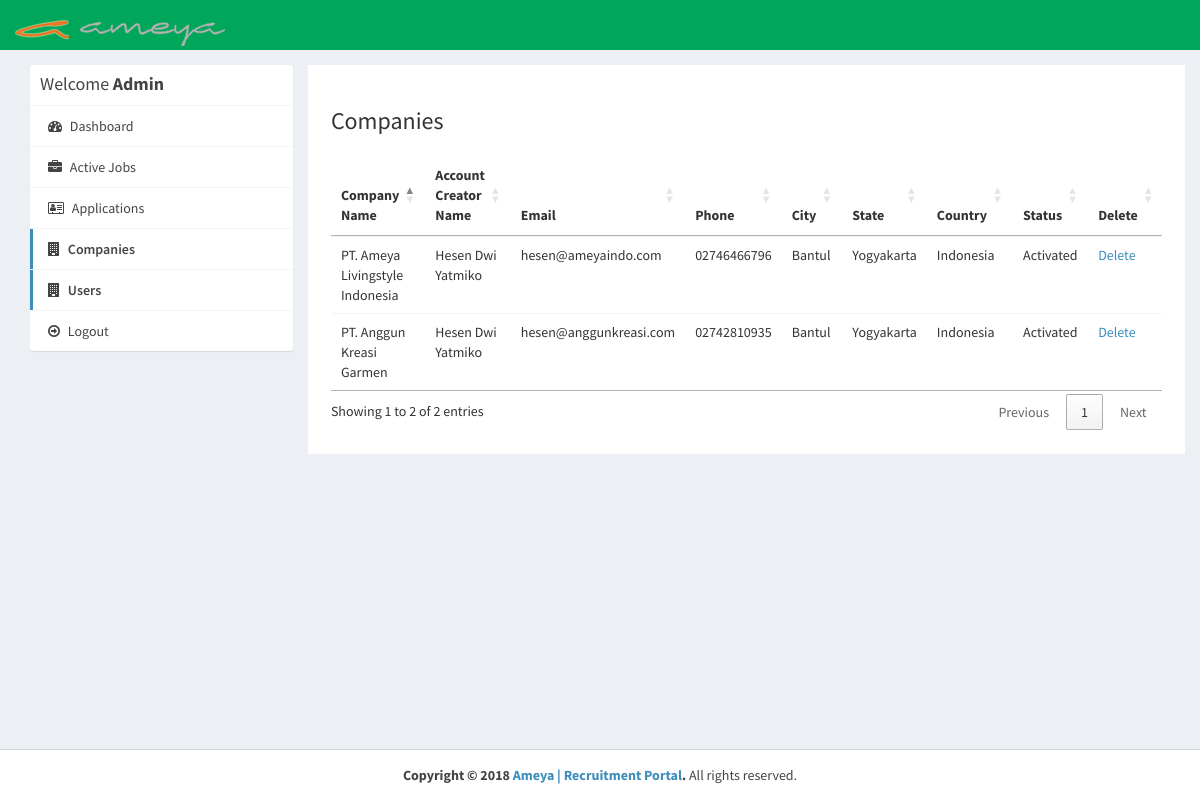
/admin/companies.php (signed in), run on the app's committed database.
### tables this page shows
CREATE TABLE IF NOT EXISTS `company` (
  `id_company` int(11) NOT NULL AUTO_INCREMENT,
  `name` varchar(255) NOT NULL,
  `companyname` varchar(255) NOT NULL,
  `country` varchar(255) NOT NULL,
  `state` varchar(255) NOT NULL,
  `city` varchar(255) NOT NULL,
  `contactno` varchar(255) NOT NULL,
  `website` varchar(255) NOT NULL,
  `email` varchar(255) NOT NULL,
  `password` varchar(255) NOT NULL,
  `aboutme` varchar(255) DEFAULT NULL,
  `logo` varchar(255) NOT NULL,
  `createdAt` timestamp NOT NULL DEFAULT CURRENT_TIMESTAMP,
  `active` int(11) NOT NULL DEFAULT '2',
  PRIMARY KEY (`id_company`),
  UNIQUE KEY `email` (`email`)
);

### admin/companies.php (the view, shortened to what this page needs)
<?php
require_once("../db.php");
?>
<!DOCTYPE html>
<html>
<head>
  <link rel="stylesheet" href="https://cdnjs.cloudflare.com/ajax/libs/twitter-bootstrap/3.3.7/css/bootstrap.min.css">
  <link rel="stylesheet" href="https://cdnjs.cloudflare.com/ajax/libs/font-awesome/4.7.0/css/font-awesome.min.css">
  <link rel="stylesheet" href="https://cdnjs.cloudflare.com/ajax/libs/ionicons/2.0.1/css/ionicons.min.css">
  <link rel="stylesheet" href="https://cdn.datatables.net/1.10.15/css/jquery.dataTables.min.css">
  <link rel="stylesheet" href="../css/AdminLTE.min.css">
  <link rel="stylesheet" href="../css/_all-skins.min.css">
  <link rel="stylesheet" href="../css/custom.css">
</head>
<body class="hold-transition skin-green sidebar-mini">
<div class="wrapper">
  <header class="main-header">
     <a href="index.php" class="logo logo-bg"><img src="../img/ameyalogo-220x49.png" alt="ameyalogo">
    </a>
    <nav class="navbar navbar-static-top">
    </nav>
  </header>
  <div class="content-wrapper" style="margin-left: 0px;">
    <section id="candidates" class="content-header">
      <div class="container">
        <div class="row">
          <div class="col-md-3">
            <div class="box box-solid">
              <div class="box-header with-border">
                <h3 class="box-title">Welcome <b>Admin</b></h3>
              </div>
              <div class="box-body no-padding">
                <ul class="nav nav-pills nav-stacked">
                  <li><a href="dashboard.php"><i class="fa fa-dashboard"></i> Dashboard</a></li>
                  <li><a href="active-jobs.php"><i class="fa fa-briefcase"></i> Active Jobs</a></li>
                  <li><a href="applications.php"><i class="fa fa-address-card-o"></i> Applications</a></li>
                  <li class="active"><a href="companies.php"><i class="fa fa-building"></i> Companies</a></li>
				  <li class="active"><a href="users.php"><i class="fa fa-building"></i> Users</a></li>
                  <li><a href="../logout.php"><i class="fa fa-arrow-circle-o-right"></i> Logout</a></li>
                </ul>
              </div>
            </div>
          </div>
          <div class="col-md-9 bg-white padding-2">
            <h3>Companies</h3>
            <div class="row margin-top-20">
              <div class="col-md-12">
                <div class="box-body table-responsive no-padding">
                  <table id="example2" class="table table-hover">
                    <thead>
                      <th>Company Name</th>
                      <th>Account Creator Name</th>
                      <th>Email</th>
                      <th>Phone</th>
                      <th>City</th>
                      <th>State</th>
                      <th>Country</th>
                      <th>Status</th>
                      <th>Delete</th>
                    </thead>
                    <tbody>
                      <?php
                      $sql = "SELECT * FROM company";
                      $result = $conn->query($sql);
                      if($result->num_rows > 0) {
                        while($row = $result->fetch_assoc()) {
                      ?>
                      <tr>
                        <td><?php echo $row['companyname']; ?></td>
                        <td><?php echo $row['name']; ?></td>
                        <td><?php echo $row['email']; ?></td>
                        <td><?php echo $row['contactno']; ?></td>
                        <td><?php echo $row['city']; ?></td>
                        <td><?php echo $row['state']; ?></td>
                        <td><?php echo $row['country']; ?></td>
                        <td>
                        <?php
                          if($row['active'] == '1') {
                            echo "Activated";
                          } else if($row['active'] == '2') {
                            ?>
                            <a href="reject-company.php?id=<?php echo $row['id_company']; ?>">Reject</a> <a href="approve-company.php?id=<?php echo $row['id_company']; ?>">Approve</a>
                            <?php
                          } else if ($row['active'] == '3') {
                            ?>
                              <a href="approve-company.php?id=<?php echo $row['id_company']; ?>">Reactivate</a>
                            <?php
                          } else if($row['active'] == '0') {
                            echo "Rejected";
                          }
                        ?>
                        </td>
                        <td><a href="delete-company.php?id=<?php echo $row['id_company']; ?>">Delete</a></td>
                      </tr>
                     <?php
                        }
                      }
                    ?>
                    </tbody>
                  </table>
                </div>
              </div>
            </div>
          </div>
        </div>
      </div>
    </section>
  </div>
  <footer class="main-footer" style="margin-left: 0px;">
     <div class="text-center">
      <strong>Copyright &copy; 2018 <a href="learningfromscratch.online">Ameya | Recruitment Portal</a>.</strong> All rights
    reserved.
    </div>
  </footer>
</div>
</body>
</html>

### css/custom.css (style rules this page uses)
.logo-bg { background-color: #00A65A !important; }
.margin-top-20 { margin-top: 20px; }
.padding-2 { padding: 2%; }
.bg-white { background-color: #fff; }

### data on the page
company: companyname "PT. Ameya Livingstyle Indonesia", name "Hesen Dwi Yatmiko", email "hesen@ameyaindo.com", contactno "02746466796", city "Bantul", state "Yogyakarta", country "Indonesia", active "Activated"
company: companyname "PT. Anggun Kreasi Garmen", name "Hesen Dwi Yatmiko", email "hesen@anggunkreasi.com", contactno "02742810935", city "Bantul", state "Yogyakarta", country "Indonesia", active "Activated"
